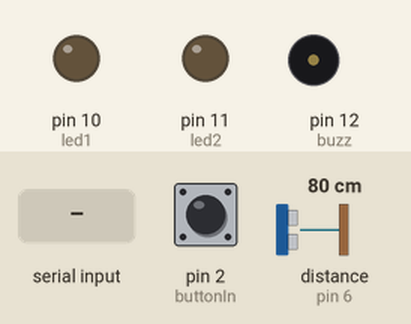
Recording of a sketch running on a simulated Arduino Uno, built with avr-gcc and run on an emulated ATmega328P. Parts: output pins drawn as LEDs (lit = HIGH), buzzer (waves = sounding, pin HIGH). Wiring (inferred from the names in the program): ultrasonic range finder: trigger pin 5; echo pin 6. Dashed ring = blinking. Inputs (shaded band) come from the test bench; at power-on: pin 2 (buttonIn) LOW, distance to the obstacle (sensor on pin 6) 80 cm. The echo pulse lasts 58.3 µs per cm; pins used as bus, display or sensor lines are not drawn; what the sketch prints to the serial monitor is not drawn.

Above: at 1.2 s.
1.3 s: "r" received over Serial
At 1.61 s:
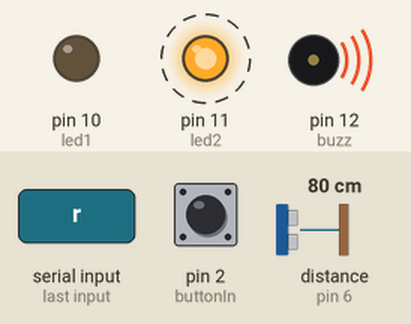
4.3 s: "b" received over Serial
At 4.8 s:
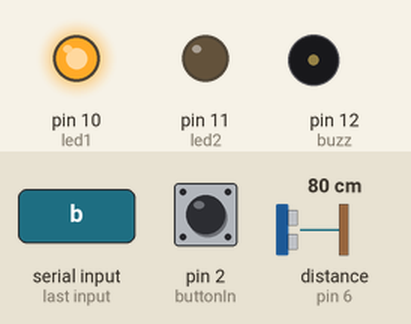
Timing chart, 0 to 7.3 s (numbered marks = the images above; inputs shaded):
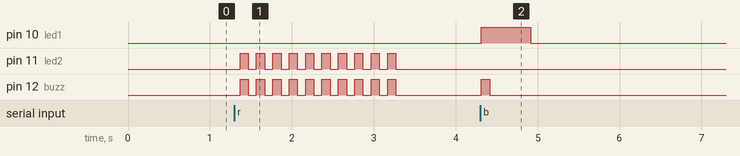

The sketch:

arduinoCode.ino
```cpp
const int buttonIn = 2;

const int trig = 5;
const int echo = 6;

const int led1 = 10;
const int led2 = 11;

const int buzz = 12;

bool left = true;

void setup()
{
  pinMode(buttonIn, INPUT);

  pinMode(trig, OUTPUT);
  pinMode(echo, INPUT);

  pinMode(led1, OUTPUT);
  pinMode(led2, OUTPUT);

  pinMode(buzz, OUTPUT);

  Serial.begin(9600);
}

float distance;
bool inRange;
bool buzzed = false;
char input;
bool clicked = false;

void loop()
{
  while (Serial.available() > 0){
    input = Serial.read();

    if (input == 'r'){
      for (int i = 0; i < 10; i++){
        digitalWrite(led2, HIGH);
        digitalWrite(buzz, HIGH);
        delay(100);
        digitalWrite(led2,LOW);
        digitalWrite(buzz, LOW);
        delay(100);
      }
    }
    else if(input == 'b'){
      digitalWrite(led1, HIGH);
      digitalWrite(buzz, HIGH);
      delay(100);
      digitalWrite(buzz,LOW);
      delay(500);
      digitalWrite(led1, LOW);
    }

  }

  distance = dist();

  if (distance < 100){
    inRange = true;
  }else{
    inRange = false;
    if (left == false){
      Serial.println("leftRange");
      left = true;
    }
    buzzed = false;
  }

  if (inRange == true){
    if (buzzed == false){
      buzzed = true;
    }
    if (left == true){
      Serial.println("inRange");
      left = false;
    }
    delay(100);
    digitalWrite(buzz,LOW);

  }
  if (digitalRead(buttonIn) == 1){
    if (clicked == false){
      Serial.println("click");
      clicked = true;
    }
  }else{
    clicked = false;
  }


}

float calc_distance;
float duration;

double dist()
{
  digitalWrite(trig, LOW);
  delayMicroseconds(2);
  digitalWrite(trig, HIGH);
  delayMicroseconds(10);
  digitalWrite(trig, LOW);
  duration = pulseIn(echo, HIGH);
  calc_distance = duration * 0.034 / 2;
  return calc_distance;
}
```

Measured:
- after the input at 1.3 s, pin 11 (led2), pin 12 (buzz): alternates HIGH for 0.10 s and LOW for 0.10 s, 20 changes in all, then stays LOW, starting after 0.07 s
- after the input at 4.3 s, pin 10 (led1): LOW → HIGH at once, → LOW 0.60 s later; pin 12 (buzz): LOW → HIGH at once, → LOW 0.10 s later
